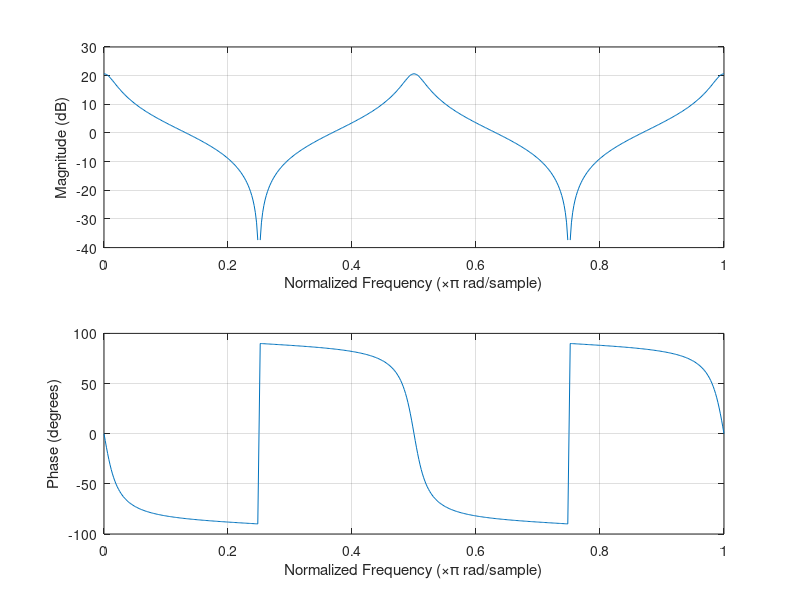
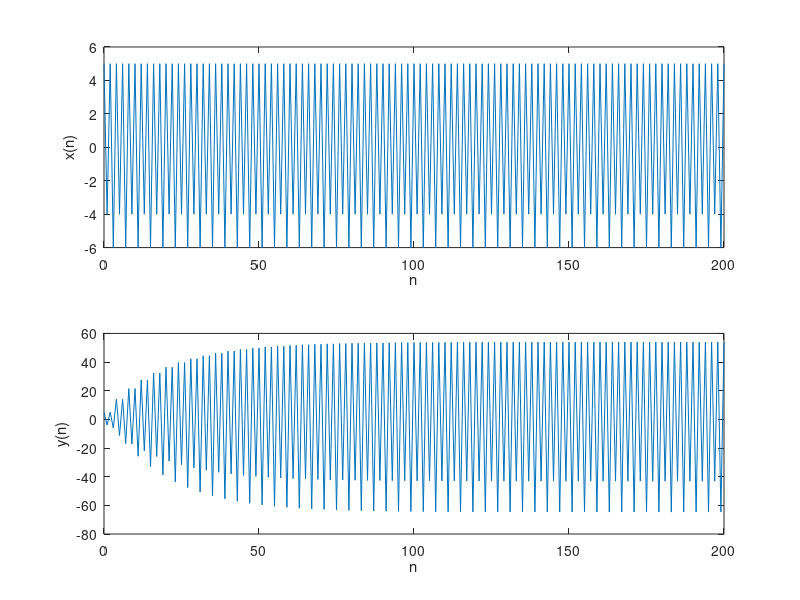

Recreate these plots in MATLAB, in order.
b = [1, 0, 0, 0, 1];
a = [1, 0, 0, 0, -0.8145];

figure;
freqz(b, a);

n = 0:200;  % 200 samples
x_n = sin(pi*n/2) + 5*cos(pi*n);
y_n = filter(b, a, x_n);

%plot
figure;
subplot(2, 1, 1);
plot(n, x_n);
xlabel('n');
ylabel('x(n)');

subplot(2, 1, 2);
plot(n, y_n);
xlabel('n');
ylabel('y(n)');